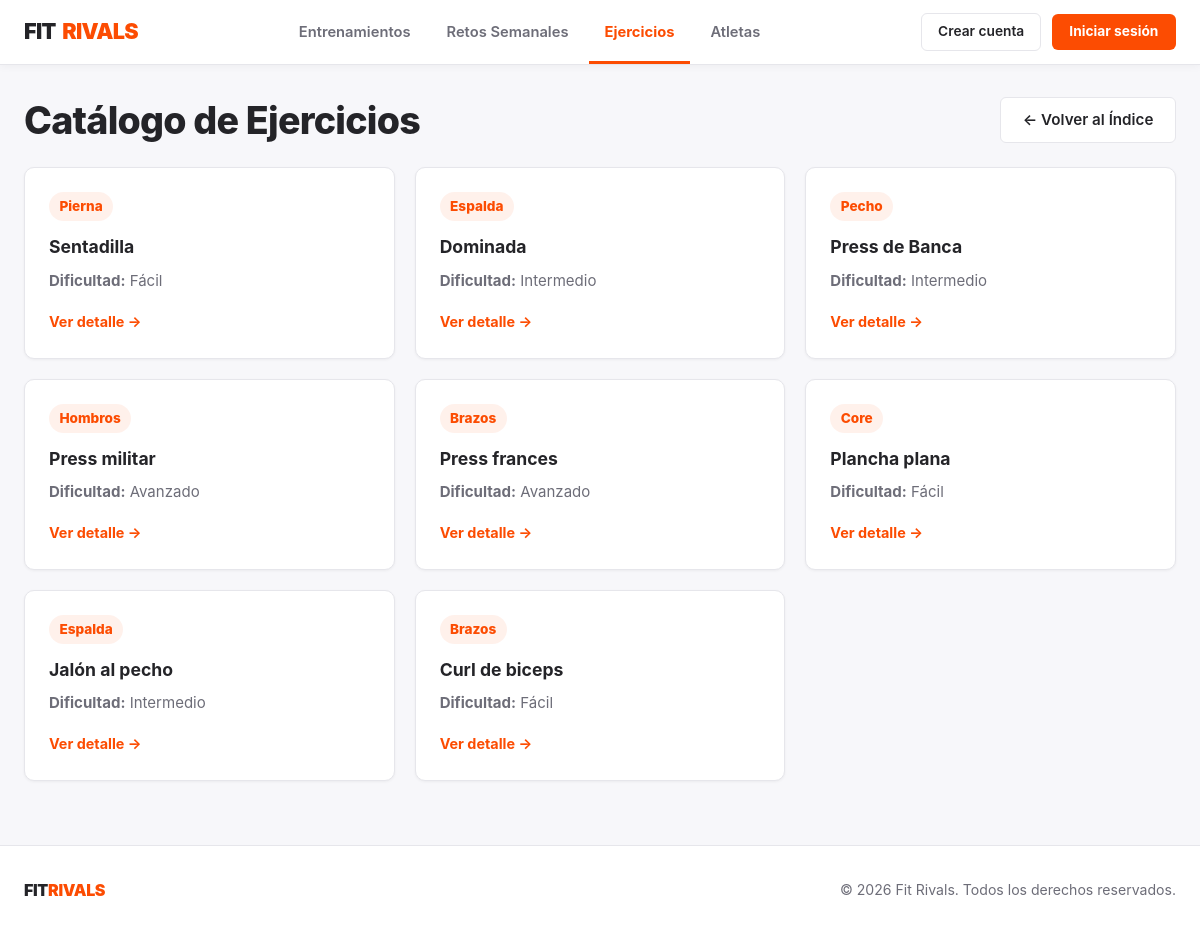
The page /ejercicios/ on the database as committed earlier.
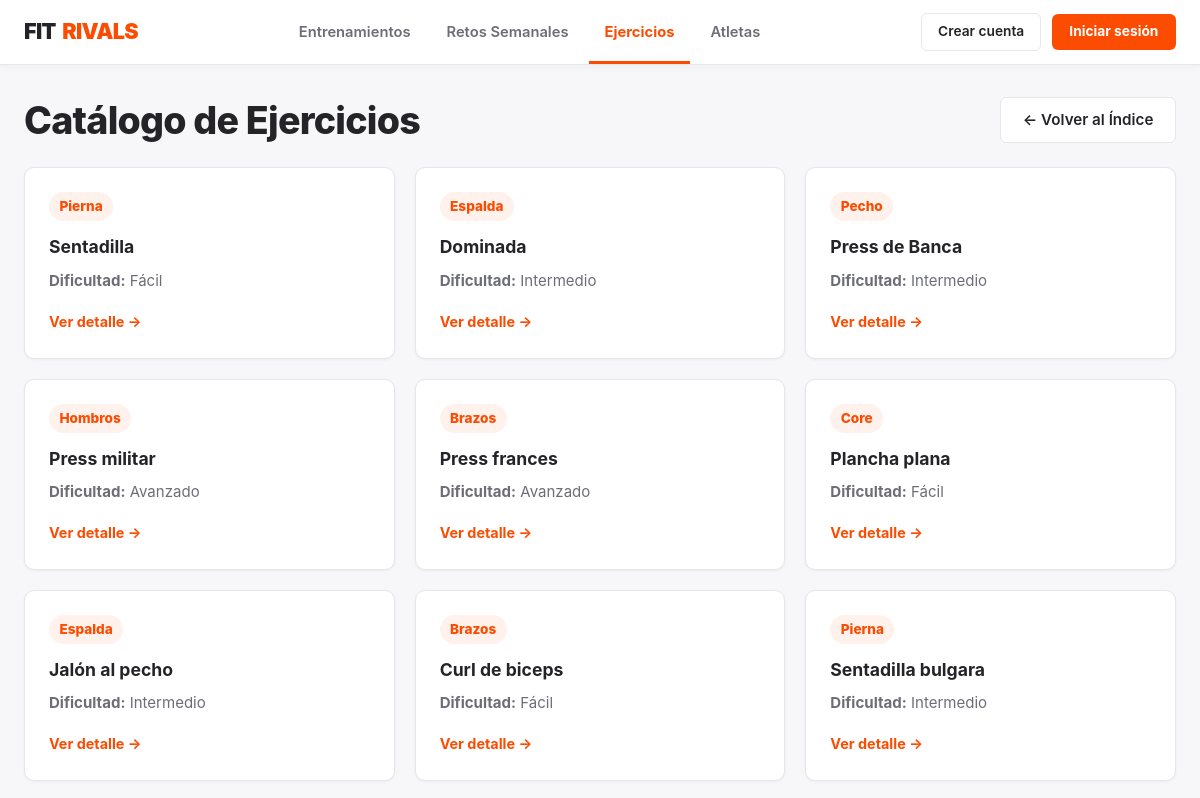
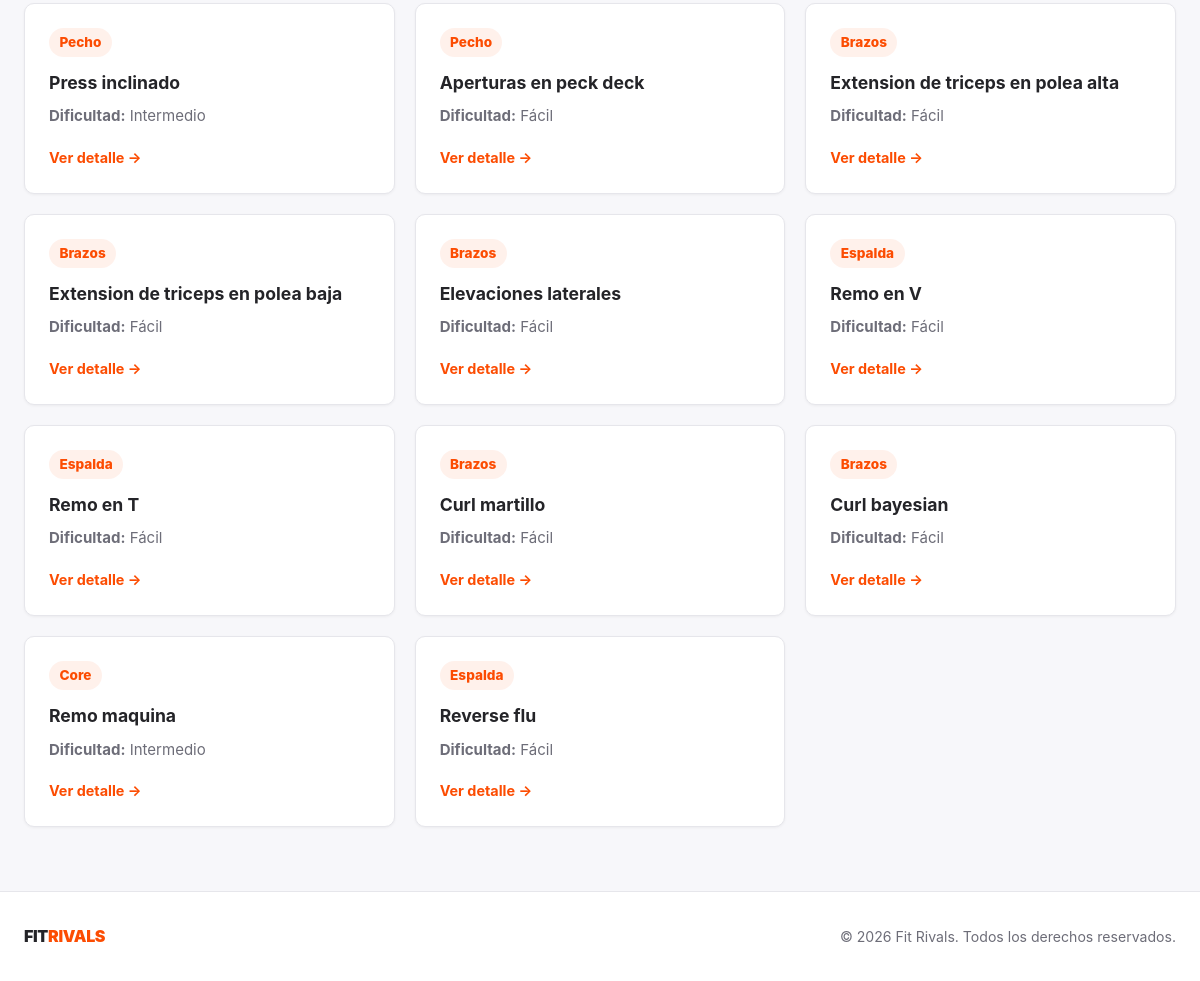
The same page on the database as committed later (2 pictures, top to bottom).
### FitrivalsApp/models.py (models this page shows, shortened)
class Ejercicio(models.Model):
    GRUPOS_MUSCULARES = [
        ('PECHO', 'Pecho'),
        ('ESPALDA', 'Espalda'),
        ('PIERNA', 'Pierna'),
        ('BRAZOS', 'Brazos'),
        ('HOMBROS', 'Hombros'),
        ('CORE', 'Core'),
    ]
    DIFICULTAD_CHOICES = [
        ('FACIL', 'Fácil'),
        ('INTERMEDIO', 'Intermedio'),
        ('AVANZADO', 'Avanzado'),
    ]
    descripcion = models.TextField(blank=True, default='')
    nombre = models.CharField(max_length=100)
    grupo_muscular = models.CharField(max_length=20, choices=GRUPOS_MUSCULARES)
    dificultad = models.CharField(max_length=20, choices=DIFICULTAD_CHOICES)

### FitrivalsApp/views.py (the view)
# urls.py: path('ejercicios/', views.lista_ejercicios, name='lista_ejercicios'),
def lista_ejercicios(request):
    ejercicios = Ejercicio.objects.all()
    return render(request, 'ejercicios/lista.html', {'ejercicios': ejercicios})

### FitrivalsApp/templates/ejercicios/lista.html (shortened to what this page needs)
{% extends 'base.html' %}
{% block content %}
    <div class="section-header">
        <h1>Catálogo de Ejercicios</h1>
        <a href="{% url 'index' %}" class="btn-secondary-strava">← Volver al Índice</a>
    </div>
    <div class="dashboard-grid">
        {% for ejercicio in ejercicios %}
            <div class="info-card">
                <div>
                    <span class="points-badge">{{ ejercicio.get_grupo_muscular_display }}</span>
                    <h3>{{ ejercicio.nombre }}</h3>
                    <p><strong>Dificultad:</strong> {{ ejercicio.get_dificultad_display }}</p>
                </div>
                <a href="{% url 'detalle_ejercicio' ejercicio.pk %}" class="card-link">
                    Ver detalle →
                </a>
            </div>
        {% empty %}
            <div class="info-card">
                <p>No hay ejercicios registrados.</p>
            </div>
        {% endfor %}
    </div>
{% endblock %}

### FitrivalsApp/templates/base.html (shortened to what this page needs)
{% load static %}
<!DOCTYPE html>
<html lang="es">
<head>
    <link rel="stylesheet" href="{% static 'css/estilos.css' %}">
    <link rel="stylesheet" href="{% static 'css/header-footer.css' %}">
</head>
<body>
    <header class="site-header">
        <div class="header-container">
            <a href="{% url 'index' %}" class="brand">
                FIT<span>RIVALS</span>
            </a>
            <nav class="site-nav">
                <a href="{% url 'lista_entrenamientos' %}" class="{% if 'entrenamiento' in request.resolver_match.url_name %}activo{% endif %}">
                    Entrenamientos
                </a>
                <a href="{% url 'lista_retos' %}" class="{% if 'reto' in request.resolver_match.url_name %}activo{% endif %}">
                    Retos Semanales
                </a>
                <a href="{% url 'lista_ejercicios' %}" class="{% if 'ejercicio' in request.resolver_match.url_name %}activo{% endif %}">
                    Ejercicios
                </a>
                <a href="{% url 'lista_usuarios' %}" class="{% if request.resolver_match.url_name == 'lista_usuarios' or request.resolver_match.url_name == 'detalle_usuario' %}activo{% endif %}">
                    Atletas
                </a>
            </nav>
            <div class="header-user-actions">
                {% if request.session.usuario_nombre %}
                    <a href="{% url 'detalle_usuario' request.session.usuario_id %}" class="user-pill">
                        <span class="user-avatar-dot"></span>
                        {{ request.session.usuario_nombre }}
                    </a>
                    <form method="post" action="{% url 'logout_usuario' %}" class="form-logout">
                        {% csrf_token %}
                        <button type="submit" class="btn-secondary-nav">Cerrar sesión</button>
                    </form>
                {% else %}
                    <a href="{% url 'registro_usuario' %}" class="btn-secondary-nav">
                        Crear cuenta
                    </a>
                    <a href="{% url 'login_usuario' %}" class="btn-login-nav">
                        Iniciar sesión
                    </a>
                {% endif %}
            </div>
        </div>
    </header>
    <main class="main-wrapper">
        {% block content %}
        {% endblock %}
    </main>
    <footer class="site-footer">
        <div class="footer-container">
            <div class="footer-brand">
                FIT<span>RIVALS</span>
            </div>
            <div>
                &copy; 2026 Fit Rivals. Todos los derechos reservados.
            </div>
        </div>
    </footer>
</body>
</html>

### FitrivalsApp/static/css/estilos.css (style rules this page uses)
:root { --strava-orange: #FC4C02; --strava-orange-hover: #E34402; --strava-orange-soft: rgba(252, 76, 2, 0.08); --bg-page: #F7F7FA; --bg-white: #FFFFFF; --text-dark: #242428; --text-muted: #6D6D78; --border-light: #E6E6EB; --radius: 10px; --shadow-sm: 0 1px 3px rgba(0, 0, 0, 0.05); --shadow-md: 0 4px 14px rgba(0, 0, 0, 0.07); }
*, *::before, *::after { box-sizing: border-box; }
html, body { margin: 0; padding: 0; min-height: 100%; background-color: var(--bg-page); color: var(--text-dark); font-family: "Inter", system-ui, -apple-system, "Segoe UI", Roboto, Helvetica, Arial, sans-serif; font-size: 1rem; line-height: 1.55; -webkit-font-smoothing: antialiased; }
h1 { margin: 0 0 0.75rem; font-size: clamp(1.75rem, 4vw, 2.35rem); font-weight: 800; line-height: 1.2; letter-spacing: -0.02em; color: var(--text-dark); }
h3 { margin: 0 0 0.5rem; font-size: 1.1rem; font-weight: 700; color: var(--text-dark); }
a { color: var(--strava-orange); font-weight: 600; text-decoration: none; transition: color 0.15s ease; }
.btn-secondary-strava { display: inline-flex; align-items: center; justify-content: center; gap: 0.45rem; padding: 0.65rem 1.35rem; background-color: var(--bg-white); color: var(--text-dark); font-size: 0.95rem; font-weight: 600; border: 1px solid var(--border-light); border-radius: 6px; cursor: pointer; text-decoration: none; transition: border-color 0.15s ease, background-color 0.15s ease; }
.dashboard-grid { display: grid; grid-template-columns: repeat(auto-fit, minmax(290px, 1fr)); gap: 1.25rem; }
.info-card { display: flex; flex-direction: column; justify-content: space-between; background-color: var(--bg-white); border: 1px solid var(--border-light); border-radius: var(--radius); padding: 1.5rem; box-shadow: var(--shadow-sm); transition: box-shadow 0.2s ease, transform 0.15s ease, border-color 0.2s ease; }
.info-card p { margin: 0 0 1.2rem; color: var(--text-muted); font-size: 0.94rem; }
.card-link { font-size: 0.9rem; font-weight: 700; color: var(--strava-orange); }
.points-badge { display: inline-block; padding: 0.25rem 0.65rem; background-color: var(--strava-orange-soft); color: var(--strava-orange); font-weight: 800; font-size: 0.85rem; border-radius: 999px; }
.section-header { display: flex; flex-wrap: wrap; align-items: center; justify-content: space-between; gap: 1rem; margin-bottom: 1.5rem; }
.section-header h1 { margin: 0; }
.info-card .points-badge { margin-bottom: 0.75rem; }

Rows that differ between the two databases and show on the page:
added Ejercicio: grupo_muscular "Pierna", nombre "Sentadilla bulgara", dificultad "Intermedio"
added Ejercicio: grupo_muscular "Pecho", nombre "Press inclinado", dificultad "Intermedio"
added Ejercicio: grupo_muscular "Pecho", nombre "Aperturas en peck deck", dificultad "Fácil"
added Ejercicio: grupo_muscular "Brazos", nombre "Extension de triceps en polea alta", dificultad "Fácil"
added Ejercicio: grupo_muscular "Brazos", nombre "Extension de triceps en polea baja", dificultad "Fácil"
added Ejercicio: grupo_muscular "Brazos", nombre "Elevaciones laterales", dificultad "Fácil"
added Ejercicio: grupo_muscular "Espalda", nombre "Remo en V", dificultad "Fácil"
added Ejercicio: grupo_muscular "Espalda", nombre "Remo en T", dificultad "Fácil"
added Ejercicio: grupo_muscular "Brazos", nombre "Curl martillo", dificultad "Fácil"
added Ejercicio: grupo_muscular "Brazos", nombre "Curl bayesian", dificultad "Fácil"
added Ejercicio: grupo_muscular "Core", nombre "Remo maquina", dificultad "Intermedio"
added Ejercicio: grupo_muscular "Espalda", nombre "Reverse flu", dificultad "Fácil"
